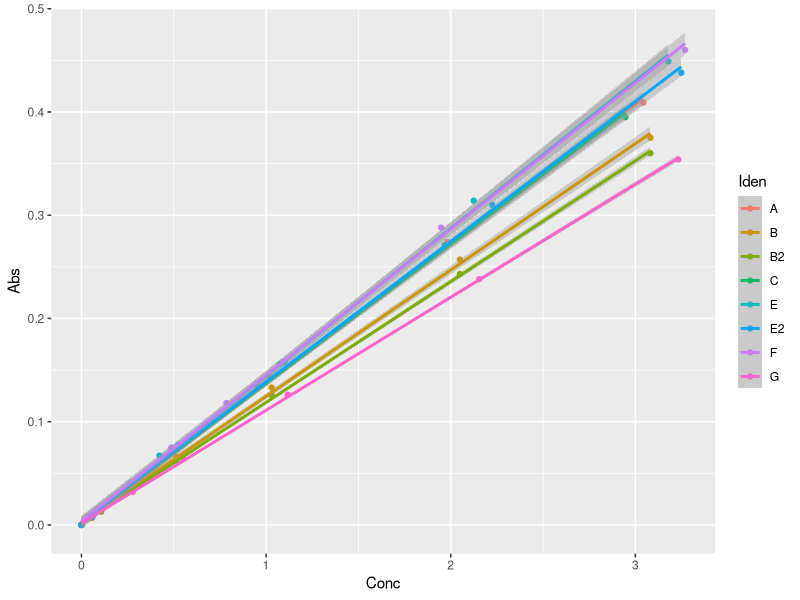
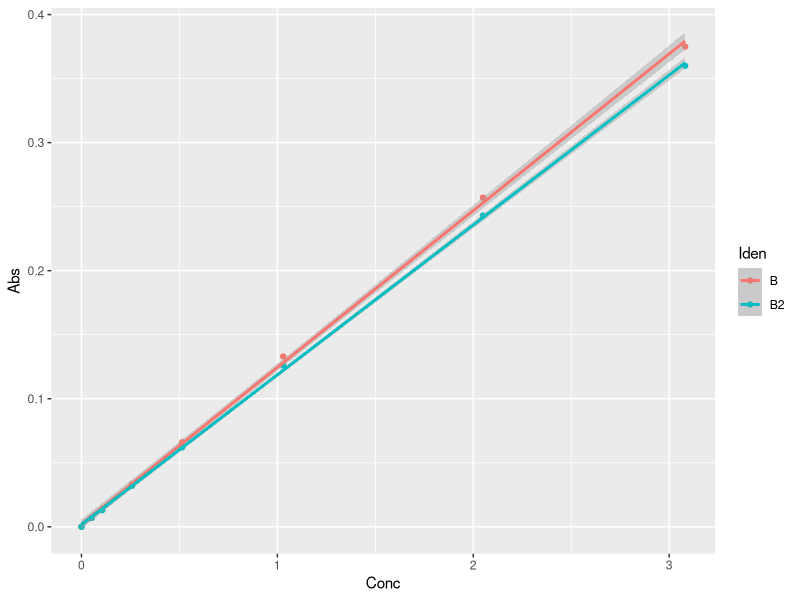
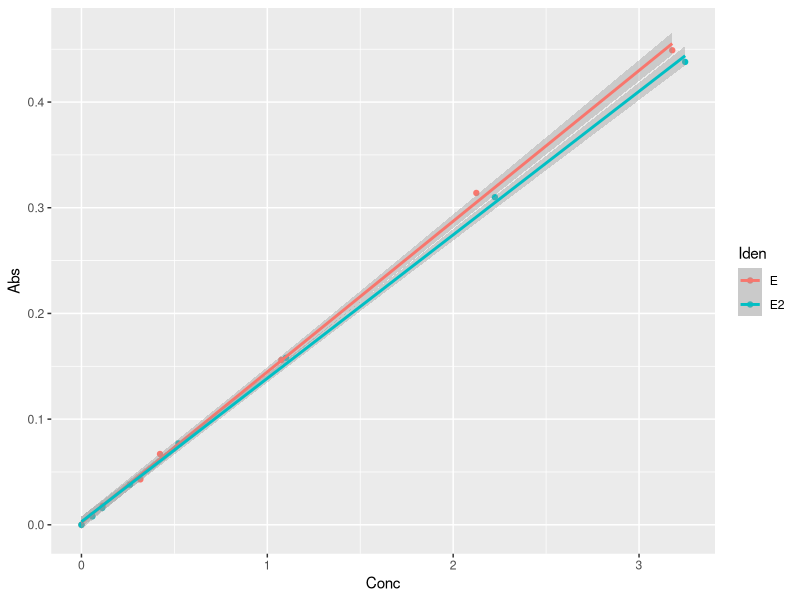
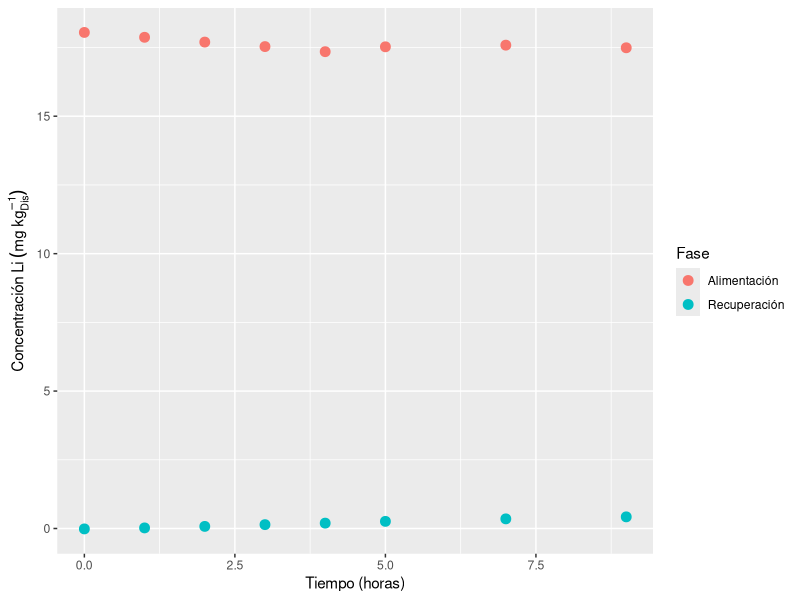
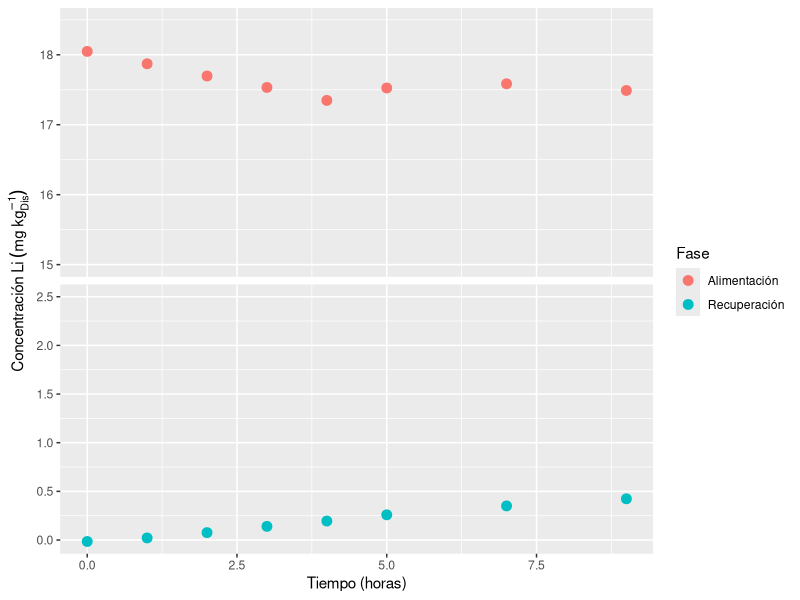
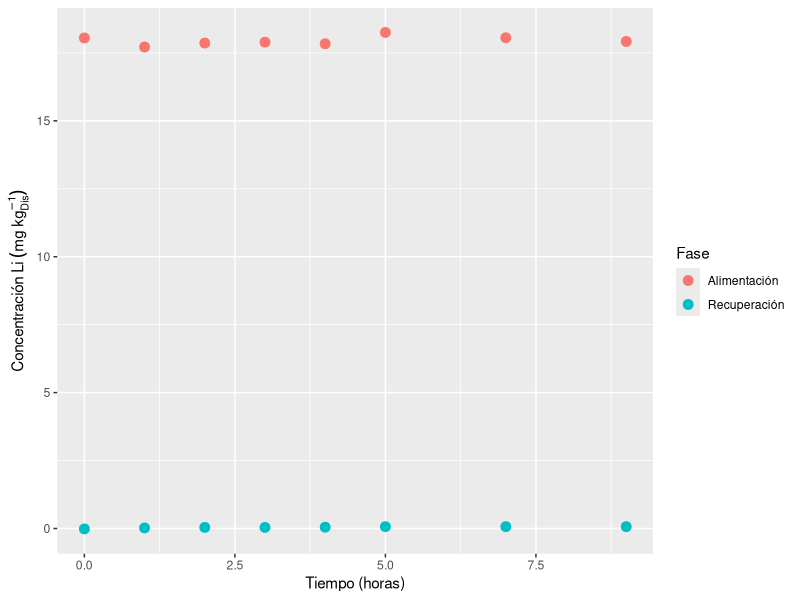
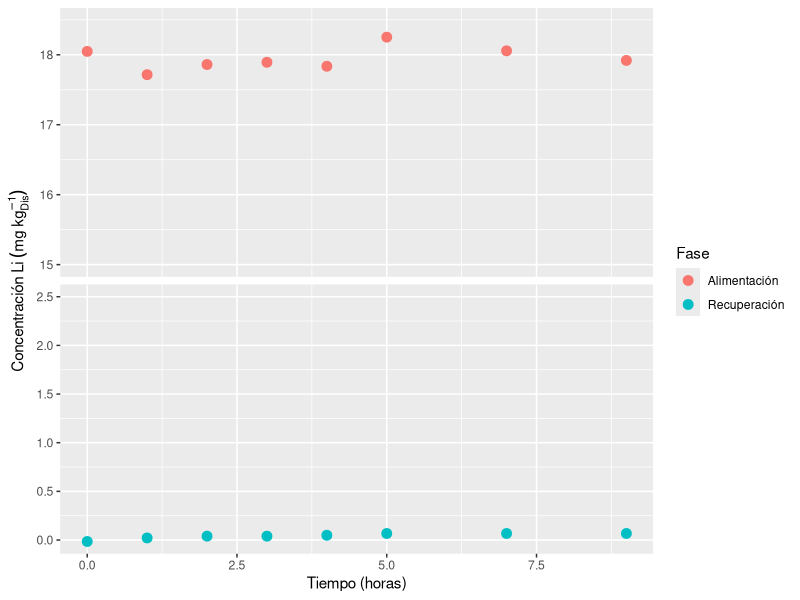
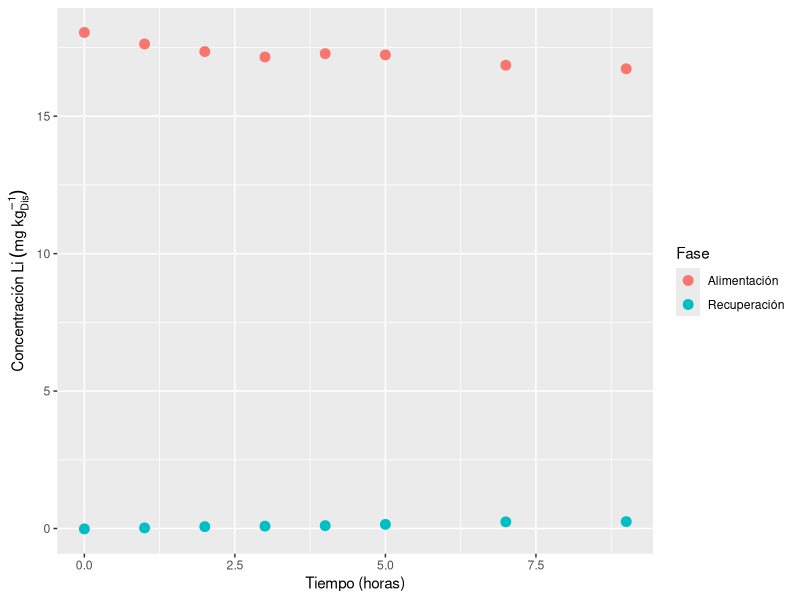

Reproduce these figures in R, in order.
library(ggplot2)
library(data.table)
#-------------------------------------------------------
cStock <- 109.0 * 0.187872 * 0.99 / 0.1004535
#-------------------------------------------------------
A_7 <- cStock * 0.3021 / 20.0382
B_7 <- cStock * 0.3055 / 20.0082
C_7 <- cStock * 0.2916 / 19.9763
D_7 <- cStock * 0.2955 / 20.2787
E_7 <- cStock * 0.3159 / 20.0570
F_7 <- cStock * 0.3230 / 19.9384

G_7  <- cStock * 0.3207 / 20.0251
B2_7 <- cStock * 0.3055 / 20.0082
E2_7 <- cStock * 0.3248 / 20.1809
#-------------------------------------------------------
ConcA  <- c(0, c(0.1015, 0.2062, 0.5063, 0.9918, 2.0116, 4.0131) * A_7 / c(6.0092, 6.1104, 6.0490, 6.0101, 6.0084, 6.1631), A_7)
ConcB  <- c(0, c(0.1019, 0.2068, 0.5043, 1.0027, 2.0083, 4.0086) * B_7 / c(6.0221, 6.0073, 6.0274, 6.0159, 6.0091, 6.0275), B_7)
ConcC  <- c(0, c(0.1071, 0.1951, 0.5054, 0.9982, 1.9930, 4.0172) * C_7 / c(6.0076, 6.0411, 6.4149, 6.2060, 6.2019, 6.0155), C_7)
ConcD  <- c(0, c(0.1034, 0.2102, 0.5041, 1.0206, 2.0522, 4.1199) * D_7 / c(6.1058, 6.0045, 6.0662, 6.1237, 6.1408, 5.9962), D_7)
ConcE  <- c(0, c(0.1091, 0.2159, 0.5202, 0.3225, 1.0568, 2.0887) * E_7 / c(6.1465, 5.9976, 5.2180, 2.4255, 3.1233, 3.1248), E_7)
ConcF  <- c(0, c(0.1025, 0.2084, 0.4845, 0.3466, 0.5052, 0.9207) * F_7 / c(6.0592, 6.1558, 5.8998, 2.3292, 2.1033, 1.5454), F_7)

ConcG  <- c(0, c(0.1230, 0.2140, 0.5185, 1.0441, 2.0835, 4.1032) * G_7 / c(6.8493, 6.4510, 6.0324, 6.0963, 6.0284, 6.1571), G_7)
ConcB2 <- c(0, c(0.1019, 0.2068, 0.5043, 1.0027, 2.0083, 4.0086) * B2_7 / c(6.0221, 6.0073, 6.0274, 6.0159, 6.0091, 6.0275), B2_7)
ConcE2 <- c(0, c(0.1116, 0.2073, 0.4822, 1.0174, 2.0379, 4.0940) * E2_7 / c(6.1666, 6.0110, 5.9941, 6.3287, 6.0144, 5.9783), E2_7)
#-------------------------------------------------------
AbsoA  <- c(0, 0.007, 0.015, 0.037, 0.072, 0.144, 0.274, 0.409)
AbsoB  <- c(0, 0.007, 0.014, 0.033, 0.066, 0.133, 0.257, 0.375)
AbsoC  <- c(0, 0.007, 0.014, 0.033, 0.068, 0.136, 0.271, 0.395)
AbsoD  <- c(0.023, 0.026, 0.064, 0.056, 0.095, 0.166, 0.307, 0.436)
AbsoE  <- c(0, 0.009, 0.018, 0.043, 0.067, 0.156, 0.314, 0.449)
AbsoF  <- c(0, 0.009, 0.017, 0.041, 0.075, 0.118, 0.288, 0.460)

AbsoG  <- c(0, 0.007, 0.013, 0.032, 0.064, 0.126, 0.238, 0.354)
AbsoB2 <- c(0, 0.007, 0.013, 0.032, 0.062, 0.126, 0.243, 0.360)
AbsoE2 <- c(0, 0.008, 0.016, 0.038, 0.077, 0.158, 0.310, 0.438)

AbsoB3 <- c(0, 0.007, 0.013, 0.030, 0.062, 0.123, 0.244, 0.361)
AbsoE3 <- c(0, 0.009, 0.017, 0.039, 0.077, 0.159, 0.314, 0.441)
#-------------------------------------------------------
A       <- "HNO3 2% - 17/Dic"
Model.A <- lm(AbsoA ~ ConcA)
B       <- "HCl 1.8% - 17/Dic"
Model.B <- lm(AbsoB ~ ConcB)
C       <- "D.H2O - 17/Dic"
Model.C <- lm(AbsoC ~ ConcC)
E       <- "NaOH 0.001 M + HNO3 2% - 17/Dic"
Model.E <- lm(AbsoE ~ ConcE)
F       <- "NaOH 0.001 M - 17/Dic"
Model.F <- lm(AbsoF ~ ConcF)
G       <- "HCl 3.6% - 23/Dic"
Model.G <- lm(AbsoG ~ ConcG)
B2      <- "HCl 1.8% - 23/Dic"
Model.B2<- lm(AbsoB2 ~ ConcB2)
E2      <- "NaOH 0.001 M + HNO3 2% - 23/Dic"
Model.E2<- lm(AbsoE2 ~ ConcE2)
B3      <- "HCl 1.8% - 24/Dic"
Model.B3<- lm(AbsoB3 ~ ConcB2)
E3      <- "NaOH 0.001 M + HNO3 2% - 24/Dic"
Model.E3<- lm(AbsoE3 ~ ConcE2)

Data <- data.frame(Conc = c(ConcA, ConcB, ConcC, ConcD, ConcE, ConcF, ConcG, ConcB2, ConcE2), 
                   Abs = c(AbsoA, AbsoB, AbsoC, AbsoD, AbsoE, AbsoF, AbsoG, AbsoB2, AbsoE2),
                   Iden = rep(c(LETTERS[1:7], "B2", "E2"), each = length(ConcA)))

ggplot(data = Data[-which(Data$Iden == "D"), ], aes(x = Conc, y = Abs)) + geom_point(aes(color = Iden)) + 
  stat_smooth(method = lm, aes(group = Iden, color = Iden))

ggplot(data = Data[which(Data$Iden %in% c("B", "B2")), ], aes(x = Conc, y = Abs)) + geom_point(aes(color = Iden)) + 
  stat_smooth(method = lm, aes(group = Iden, color = Iden))

ggplot(data = Data[which(Data$Iden %in% c("E", "E2")), ], aes(x = Conc, y = Abs)) + geom_point(aes(color = Iden)) + 
  stat_smooth(method = lm, aes(group = Iden, color = Iden))

Time1 <- c(0, 1, 2, 3, 4, 5, 7, 9)
Time2 <- c(0, 1, 2, 3, 3.5, 4, 6, 8)
Time3 <- c(0, 1, 2, 3, 4, 6, 8, 10, 24, 26, 30)

AbsStr4.1 <- c(0, 0.004, 0.010, 0.017, 0.023, 0.030, 0.040, 0.048)
AbsStr4.2 <- c(0, 0.004, 0.006, 0.006, 0.007, 0.009, 0.009, 0.009)
AbsStr4.3 <- c(0, 0.004, 0.009, 0.011, 0.013, 0.018, 0.028, 0.029)
AbsStr4.4 <- c(0, 0.012, 0.024, 0.036, 0.047, 0.050, 0.052, 0.053)
AbsStr4.5 <- c(0, 0.014, 0.029, 0.032, 0.034, 0.039, 0.044, 0.046)
AbsStr4.6 <- c(0, 0.004, 0.011, 0.015, 0.018, 0.021, 0.030, 0.032)
AbsStr5.1 <- c(0, 0.009, 0.022, 0.038, 0.055, 0.089, 0.117, 0.146, 0.250, 0.252, 0.252)
AbsStr5.2 <- c(0, 0.013, 0.021, 0.030, 0.038, 0.053, 0.063, 0.070, 0.079, 0.077, 0.079)
AbsStr5.3 <- c(0, 0.021, 0.042, 0.060, 0.077, 0.109, 0.127, 0.139, 0.155, 0.154, 0.153)

AbsFeeT.0 <- c(0.233, 0.242, 0.252)
DilFeeT.0 <- c(0.2159/2.3130, 0.2069/2.1233, 0.2107/2.0564)
ConFeeT.0 <- (AbsFeeT.0 - Model.E2$coefficients[1]) / Model.E2$coefficients[2] / DilFeeT.0
(paste(mean(ConFeeT.0), "+-", sd(ConFeeT.0)))

AbsFee4.1 <- c(0.266, 0.271, 0.260, 0.264, 0.264, 0.245, 0.250)
DilFee4.1 <- c(0.2209/2.0369, 0.2208/1.9785, 0.2214/2.0496, 0.2219/2.0014, 0.2223/2.0255, 0.2112/2.0825, 0.2219/2.1321)
AbsFee4.2 <- c(0.269, 0.257, 0.264, 0.248, 0.241, 0.280, 0.269)
DilFee4.2 <- c(0.2219/2.0054, 0.2218/2.1164, 0.2204/2.0503, 0.2234/2.2068, 0.2214/2.3039, 0.2232/1.9744, 0.2219/2.0285)
AbsFee4.3 <- c(0.265, 0.269, 0.230, 0.248, 0.233, 0.247, 0.208)
DilFee4.3 <- c(0.2209/2.0169, 0.2204/1.9509, 0.2266/2.3235, 0.2233/2.1367, 0.2225/2.2619, 0.2225/2.0856, 0.2240/2.4797)
AbsFee4.4 <- c(0.262, 0.247, 0.231, 0.267, 0.241, 0.240, 0.249)
DilFee4.4 <- c(0.2219/2.0001, 0.2239/2.1601, 0.2230/2.2828, 0.2237/1.9808, 0.2242/2.2104, 0.2213/2.2230, 0.2231/2.1706)
AbsFee4.5 <- c(0.263, 0.245, 0.242, 0.226, 0.218, 0.226, 0.256)
DilFee4.5 <- c(0.2236/2.0511, 0.2227/2.1825, 0.2224/2.2083, 0.2220/2.3600, 0.2227/2.4282, 0.2233/2.3638, 0.2222/2.0933)
AbsFee4.6 <- c(0.247, 0.258, 0.262, 0.251, 0.248, 0.243, 0.243)
DilFee4.6 <- c(0.2221/2.1979, 0.2223/2.0962, 0.2224/2.0708, 0.2229/2.1865, 0.2226/2.1364, 0.2291/2.3104, 0.2291/2.3104)
AbsFee5.1 <- c(0.228, 0.240, 0.210, 0.222, 0.247, 0.224, 0.213, 0.216, 0.196, 0.230)
DilFee5.1 <- c(0.2223/2.3537, 0.2155/2.1574, 0.2233/2.5278, 0.2246/2.3691, 0.2234/2.1031,
               0.2218/2.2935, 0.2229/2.5253, 0.2196/2.2785, 0.2224/2.5236, 0.2233/2.1458)
AbsFee5.2 <- c(0.202, 0.201, 0.194, 0.229, 0.239, 0.257, 0.229, 0.247, 0.268, 0.249)
DilFee5.2 <- c(0.2065/2.4048, 0.2010/2.3862, 0.2018/2.4653, 0.2203/2.2904, 0.2210/2.1576,
               0.2202/2.0155, 0.2233/2.4226, 0.2208/2.1767, 0.2217/2.0013, 0.2211/2.1895)
AbsFee5.3 <- c(0.255, 0.235, 0.227, 0.213, 0.234, 0.219, 0.210, 0.232, 0.246, 0.231)
DilFee5.3 <- c(0.2198/2.0364, 0.2201/2.1883, 0.2213/2.2977, 0.2189/2.4318, 0.2220/2.1806,
               0.2210/2.2973, 0.2236/2.1796, 0.2199/2.2025, 0.2205/2.1017, 0.2226/2.2630)

#------------------------------------------------
#Calculo de concentraciones
for (ii in 1:6){
  assign(paste0("ConStr4.", ii), eval(parse(text = paste0("(AbsStr4.", ii, "- Model.G$coefficients[1]) / Model.G$coefficients[2]"))))
}
for (ii in 1:3){
  assign(paste0("ConStr5.", ii), eval(parse(text = paste0("(AbsStr5.", ii, "- Model.B2$coefficients[1]) / Model.B2$coefficients[2]"))))
}
for (ii in 1:6){
  assign(paste0("ConFee4.", ii), eval(parse(
    text = paste0("c(mean(ConFeeT.0), (AbsFee4.", ii, "- Model.E2$coefficients[1]) / Model.E2$coefficients[2] / DilFee4.", ii, ")"))))
}
for (ii in 1:3){
  assign(paste0("ConFee5.", ii), eval(parse(
    text = paste0("c(mean(ConFeeT.0), (AbsFee5.", ii, "- Model.E2$coefficients[1]) / Model.E2$coefficients[2] / DilFee5.", ii, ")"))))
}
#-----------------------------------------------
#Perfiles de transporte
#pdf("Trans17-12-18.pdf", width=10, height=5)
for (ii in 1:4) {
  transporte <- eval(parse(text = paste0("data.frame(Tiempo = c(Time1, Time1), Conc = c(ConFee4.", ii, ", ConStr4.", ii, 
                                         "), Fase=rep(c('Alimentación', 'Recuperación'), each=length(Time1)))")))
  
  q <- ggplot(data=transporte, aes(x=Tiempo,y=Conc, group=Fase)) + #geom_smooth(alpha=0.999,size=0.5) + 
         geom_point(size = 3, aes(color=Fase)) + labs(y=expression(Concentración~Li~(mg~kg[Dis]^-1)), x="Tiempo (horas)")# +
         #geom_smooth(method = 'loess', aes(color=Fase))
  print(q)

  transporte <- data.table(transporte)
  transporte[Fase == "Alimentación", y_min := 15]
  transporte[Fase == "Alimentación", y_max := 18.5]
  transporte[Fase == "Recuperación", y_min := 0]
  transporte[Fase == "Recuperación", y_max := 2.5]
  q <- ggplot(data = transporte, aes(x = Tiempo, y = Conc, group = Fase)) + #geom_smooth(alpha=0.999,size=0.5) + 
         geom_point(size = 3, aes(color=Fase)) + labs(y=expression(Concentración~Li~(mg~kg[Dis]^-1)), x="Tiempo (horas)") + 
         facet_wrap(. ~ Fase, nrow = 2, scales = "free_y") + 
         theme(strip.background = element_blank(), strip.text = element_blank()) + 
         geom_blank(aes(y = y_min)) + geom_blank(aes(y = y_max))
  print(q)
}
for (ii in 5:6) {
  transporte <- eval(parse(text = paste0("data.frame(Tiempo = c(Time2, Time2), Conc = c(ConFee4.", ii, ", ConStr4.", ii, 
                                         "), Fase=rep(c('Alimentación', 'Recuperación'), each=length(Time2)))")))
  
  q <- ggplot(data=transporte, aes(x=Tiempo,y=Conc, group=Fase)) + #geom_smooth(alpha=0.999,size=0.5) + 
    geom_point(size = 3, aes(color=Fase)) + labs(y=expression(Concentración~Li~(mg~kg[Dis]^-1)), x="Tiempo (horas)")# +
  #geom_smooth(method = 'loess', aes(color=Fase))
  print(q)
  
  transporte <- data.table(transporte)
  transporte[Fase == "Alimentación", y_min := 15]
  transporte[Fase == "Alimentación", y_max := 18.5]
  transporte[Fase == "Recuperación", y_min := 0]
  transporte[Fase == "Recuperación", y_max := 2.5]
  q <- ggplot(data = transporte, aes(x = Tiempo, y = Conc, group = Fase)) + #geom_smooth(alpha=0.999,size=0.5) + 
    geom_point(size = 3, aes(color=Fase)) + labs(y=expression(Concentración~Li~(mg~kg[Dis]^-1)), x="Tiempo (horas)") + 
    facet_wrap(. ~ Fase, nrow = 2, scales = "free_y") + 
    theme(strip.background = element_blank(), strip.text = element_blank()) + 
    geom_blank(aes(y = y_min)) + geom_blank(aes(y = y_max))
  print(q)
}
#dev.off()

#pdf("Trans24-12-18.pdf", width=10, height=5)
for (ii in 1:3) {
  transporte <- eval(parse(text = paste0("data.frame(Tiempo = c(Time3, Time3), Conc = c(ConFee5.", ii, ", ConStr5.", ii, 
                                         "), Fase=rep(c('Alimentación', 'Recuperación'), each=length(Time3)))")))
  
  q <- ggplot(data=transporte, aes(x=Tiempo,y=Conc, group=Fase)) + #geom_smooth(alpha=0.999,size=0.5) + 
    geom_point(size = 3, aes(color=Fase)) + labs(y=expression(Concentración~Li~(mg~kg[Dis]^-1)), x="Tiempo (horas)")# +
  #geom_smooth(method = 'loess', aes(color=Fase))
  print(q)
  
  transporte <- data.table(transporte)
  transporte[Fase == "Alimentación", y_min := 15]
  transporte[Fase == "Alimentación", y_max := 18.5]
  transporte[Fase == "Recuperación", y_min := 0]
  transporte[Fase == "Recuperación", y_max := 2.5]
  q <- ggplot(data = transporte, aes(x = Tiempo, y = Conc, group = Fase)) + #geom_smooth(alpha=0.999,size=0.5) + 
    geom_point(size = 3, aes(color=Fase)) + labs(y=expression(Concentración~Li~(mg~kg[Dis]^-1)), x="Tiempo (horas)") + 
    facet_wrap(. ~ Fase, nrow = 2, scales = "free_y") + 
    theme(strip.background = element_blank(), strip.text = element_blank()) + 
    geom_blank(aes(y = y_min)) + geom_blank(aes(y = y_max))
  print(q)
  
}
#dev.off()


transporte <- data.table(transporte)
transporte[Fase == "Alimentación", y_min := 15]
transporte[Fase == "Alimentación", y_max := 18.5]
transporte[Fase == "Recuperación", y_min := 0]
transporte[Fase == "Recuperación", y_max := 2.5]
ggplot(data = transporte, aes(x = Tiempo, y = Conc, group = Fase)) + #geom_smooth(alpha=0.999,size=0.5) + 
  geom_point(size = 2, aes(color=Fase)) + labs(y=expression(Concentración~Li~(mg~kg[Dis]^-1)), x="Tiempo (horas)") + 
  facet_wrap(. ~ Fase, nrow = 2, scales = "free_y") + 
  theme(strip.background = element_blank(), strip.text = element_blank()) + 
  geom_blank(aes(y = y_min)) +
  geom_blank(aes(y = y_max))

